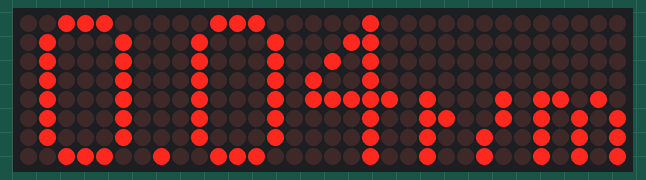
A sketch run on a simulated Arduino Mega 2560, built with avr-gcc and run on an emulated ATmega2560. On the bench: 32×8 LED matrix.

Above: at 0.5 s.
At 5.35 s:
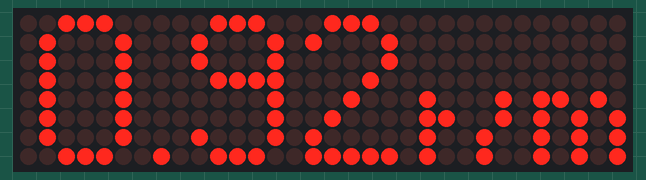
At 10.26 s:
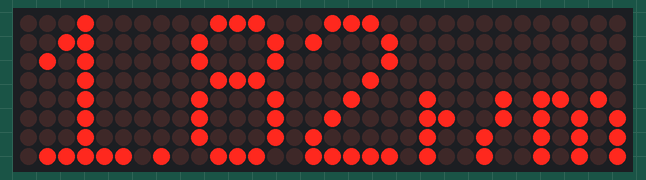
At 20.07 s:
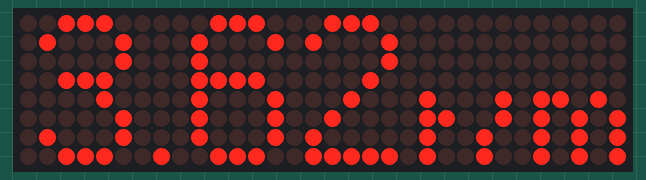
At 29.83 s:
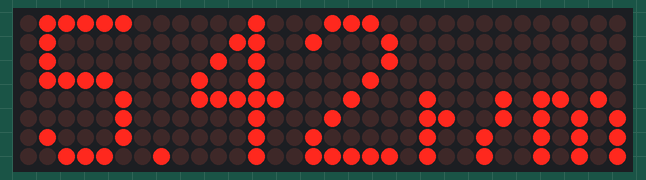
At 39.64 s:
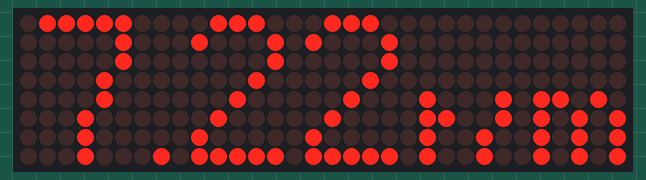

The sketch:

ledpanel.ino
```cpp
#include "LedControl.h"

#define LEDPANEL_DATA 30
#define LEDPANEL_CLK 32
#define LEDPANEL_CS 31

LedControl lc = LedControl(LEDPANEL_DATA, LEDPANEL_CLK, LEDPANEL_CS, 4);

#if 0
// numbers defined as rows
const byte zero[8]  = {B00011100, B00100010, B00100010, B00100010, B00100010, B00100010, B00100010, B00011100};
const byte one[8]   = {B00001000, B00011000, B00101000, B00001000, B00001000, B00001000, B00001000, B00111110};
const byte two[8]   = {B00011100, B00100010, B00000010, B00000100, B00001000, B00010000, B00100000, B00111110};
const byte three[8] = {B00011100, B00100010, B00000010, B00011100, B00000100, B00000010, B00100010, B00011100};
const byte four[8]  = {B00000100, B00001100, B00010100, B00100100, B00111110, B00000100, B00000100, B00000100};
const byte five[8]  = {B00111110, B00100000, B00100000, B00111100, B00000010, B00000010, B00100010, B00011100};
const byte six[8]   = {B00011100, B00100000, B00100000, B00111100, B00100010, B00100010, B00100010, B00011100};
const byte seven[8] = {B00111110, B00000010, B00000010, B00000100, B00000100, B00001000, B00001000, B00001000};
const byte eight[8] = {B00011100, B00100010, B00100010, B00011100, B00100010, B00100010, B00100010, B00011100};
const byte nine[8]  = {B00011100, B00100010, B00100010, B00011110, B00000010, B00000010, B00100010, B00011100};
#endif

const byte led_numbers[10][5] =
{ /* 0 */ {B01111110, B10000001, B10000001, B10000001, B01111110},
  /* 1 */ {B00100001, B01000001, B11111111, B00000001, B00000001},
  /* 2 */ {B01000011, B10000101, B10001001, B10010001, B01100001},
  /* 3 */ {B01000010, B10010001, B10010001, B10011001, B01100110},
  /* 4 */ {B00011000, B00101000, B01001000, B11111111, B00001000},
  /* 5 */ {B11110010, B10010001, B10010001, B10010001, B10001110},
  /* 6 */ {B01111110, B10010001, B10010001, B10010001, B01001110},
  /* 7 */ {B10000000, B10000000, B10000111, B10011000, B11100000},
  /* 8 */ {B01101110, B10010001, B10010001, B10010001, B01101110},
  /* 9 */ {B01100010, B10010001, B10010001, B10010001, B01111110}
};

#if 0
{ {B00011100,
   B00100010,
   B00100010,
   B00100010,
   B00100010,
   B00100010,
   B00100010,
   B00011100},

  {B00001000,
   B00011000,
   B00101000,
   B00001000,
   B00001000,
   B00001000,
   B00001000,
   B00111110},

  {B00011100,
   B00100010,
   B00000010,
   B00000100,
   B00001000,
   B00010000,
   B00100000,
   B00111110},

  {B00011100,
   B00100010,
   B00000010,
   B00011100,
   B00000100,
   B00000010,
   B00100010,
   B00011100},

  {B00000100,
   B00001100,
   B00010100,
   B00100100,
   B00111110,
   B00000100,
   B00000100,
   B00000100},

  {B00111110,
   B00100000,
   B00100000,
   B00111100,
   B00000010,
   B00000010,
   B00100010,
   B00011100},

  {B00011100,
   B00100000,
   B00100000,
   B00111100,
   B00100010,
   B00100010,
   B00100010,
   B00011100},

  {B00111110,
   B00000010,
   B00000010,
   B00000100,
   B00000100,
   B00001000,
   B00001000,
   B00001000},

  {B00011100,
   B00100010,
   B00100010,
   B00011100,
   B00100010,
   B00100010,
   B00100010,
   B00011100},


  {B00011100,
   B00100010,
   B00100010,
   B00011110,
   B00000010,
   B00000010,
   B00100010,
   B00011100}
};
#endif

const byte led_rpm[11] = {/* t */ B00001111, B00000100, B00000000,
                          /* / */ B00000011, B00001100,
                          /* m */ B00000000, B00001111, B00001000, B00000111, B00001000, B00000111};

void setup() {
  Serial.begin(9600);

  for (int dev = 0; dev < 4; dev++)
  {
    lc.shutdown(dev, false);
    lc.setIntensity(dev, 1);
  }

  lc.setLed(3, 7, 7, true);

  for (int i = 0; i < 3; i++)
  {
    lc.setColumn(1, i + 5, led_rpm[i]);
  }
  for (int i = 0; i < 8; i++)
  {
    lc.setColumn(0, i, led_rpm[i+3]);
  }
}

void loop() {
#if 0
  static bool state = true;

  for (int dev = 0; dev < 4; dev++)
  {
    for (int i = 0; i < 8; i++)
    {
      for (int j = 0; j < 8; j++)
      {
        lc.setLed(dev, i, j, state);
        delay(100);
      }
    }
  }
  state = !state;
#endif

  static float value = 0.00f;
  led_print_float(value);

  value += 0.01f;

  if (value > 9.99f) value = 0.0f;
  //delay(100);

}

void led_print_number(unsigned pos, unsigned int value)
{
  if (value > 9) return;
  if (pos > 3) return;

  for (int i = 0; i < 5 ; i++)
  {
    lc.setColumn(pos, i, led_numbers[value][i]);
  }
}

void led_print_float(float value)
{
  unsigned int first_digit = (unsigned int) value;
  unsigned int second_digit = (unsigned int) ((int) (value * 10) % 10);
  unsigned int third_digit = (unsigned int) ((int) (value * 100) % 10);

  for (int i = 0; i < 5 ; i++)
  {
    lc.setColumn(3, i + 1, led_numbers[first_digit][i]);
  }

  for (int i = 0; i < 5 ; i++)
  {
    lc.setColumn(2, i + 1, led_numbers[second_digit][i]);
  }

  lc.setColumn(2, 7, led_numbers[third_digit][0]);
  for (int i = 0; i < 4; i++)
  {
    lc.setColumn(1, i, led_numbers[third_digit][i+1]);
  }
}
```
